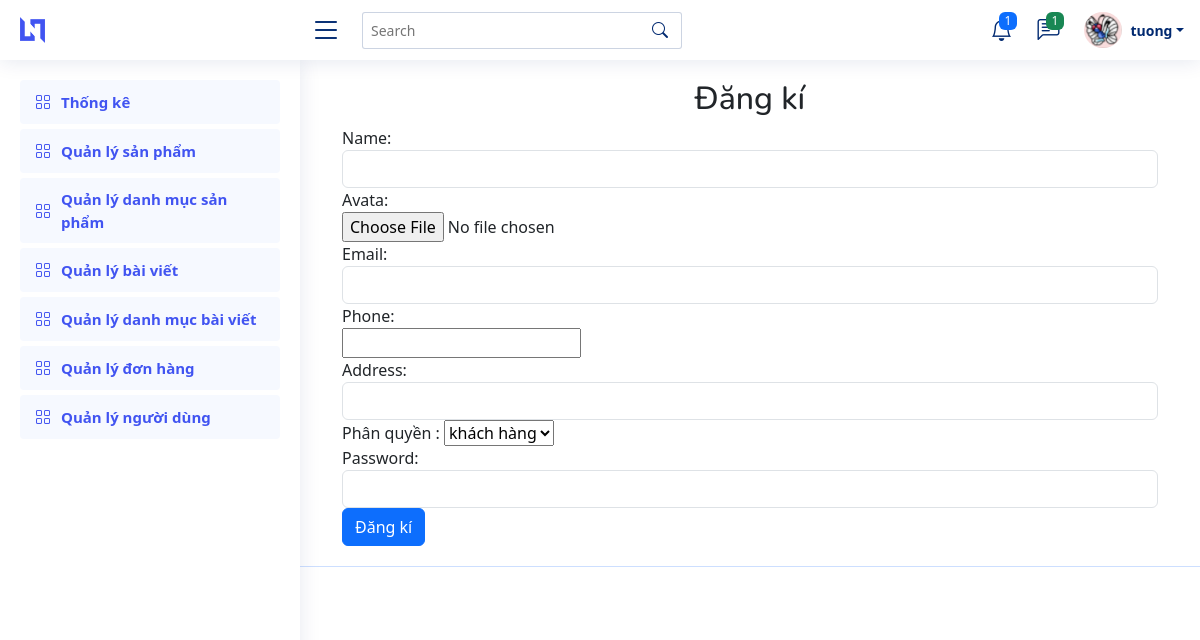
The app's page /Admin/index.php?quanly=nguoidung&action=trangthem (signed in) with its own data.
### tables this page shows
CREATE TABLE `nguoidung` (
  `id_nguoidung` int(200) NOT NULL,
  `tennguoidung` varchar(200) NOT NULL,
  `diachi` varchar(200) NOT NULL,
  `matkhau` varchar(200) NOT NULL,
  `sdt` int(20) NOT NULL,
  `email` varchar(200) NOT NULL,
  `ma_pq` int(11) NOT NULL,
  `hinhanh` varchar(300) NOT NULL
);

### Admin/Controllers/nd_controller.php (called while the page is built, shortened)
<?php
require_once("Model/nguoidung.php");
class Nd_controller{
    var $nd_model;
    public function __construct(){
      $this->nd_model=new Nguoidung();
    }
function trangthem(){
    $id=$_SESSION["id_nguoidung"];
    $data_pq=$this->nd_model->phanquyen();
    $data_nd=$this->nd_model->tt_nguoidung($id);
require_once("View/index.php");
}
}

### Admin/Model/connection.php (called while the page is built, shortened)
<?php
    class connection{
        function __construct()
        {
            $severname ="localhost";
            $username ="root";
            $password ="";
            $db_name ="web_mycay";
            $this->mysqli = new mysqli($severname,$username,$password,$db_name);
        }
    }
?>

### Admin/Model/model.php (called while the page is built, shortened)
<?php
require_once("connection.php");
class Model{
    var $mysqli;
     public function __construct(){
        $conn_model=new connection();
        $this->mysqli=$conn_model->mysqli;
     }
     function tt_nguoidung($id){
      $query= "SELECT * FROM nguoidung where id_nguoidung ='$id' limit 1";
     return $this->mysqli->query($query)->fetch_assoc();
  }
}

### Admin/Model/nguoidung.php (called while the page is built, shortened)
<?php
require_once("model.php");
class Nguoidung extends Model{
    function phanquyen(){
        $query="SELECT * FROM phanquyen";
        require("result.php");
     return $data;
    }
}

### Admin/Model/result.php (called while the page is built)
<?php
$result = $this->mysqli->query($query);
$data = array();
while ($row = $result->fetch_assoc()) {
    $data[] = $row;
}
?>

### Admin/View/nguoidung/them.php (the view)
<main id="main" class="main">
<div class="dangki">
    <form action="?quanly=nguoidung&action=them" method="post" enctype="multipart/form-data">
    <div class="container">
		<div class="panel panel-primary">
			<div class="panel-heading">
				<h2 class="text-center">Đăng kí</h2>
			</div>
			<div class="panel-body">
				<div class="form-group">
				  <label for="usr">Name:</label>
				  <input required="true" type="text" class="form-control" name="ten" id="usr">
				</div>
                <div class="form-group">
				  <label for="usr">Avata:</label><br>
                  <input type="file"  name="hinhanh">
				</div>
				<div class="form-group">
				  <label for="email">Email:</label>
				  <input required="true" type="email" class="form-control" name="email" id="email">
				</div>
                <div class="form-group">
				  <label for="phone">Phone:</label><br>
				  <input type="text" name="sdt"  required>
				</div>
                <div class="form-group">
				  <label for="address">Address:</label>
				  <input type="text" class="form-control"  name="diachi" id="address">
				</div>
                <div class="form-group">
				  <label for="">Phân quyền :</label>
                  <select name="phanquyen">
	    		<?php
	    		for ($i=0; $i < count($data_pq); $i++) {
	    		?>
	    		<option value="<?php echo $data_pq[$i]['id'] ?>"><?php echo $data_pq[$i]['tenphanquyen'] ?></option>
	    		<?php
	    		}
	    		?>
	    	</select>
				</div>
				<div class="form-group">
				  <label for="pwd">Password:</label>
				  <input required="true" type="password" class="form-control" name="matkhau" id="pwd">
				</div>
				<input type="submit" class="btn btn-primary" name="dangki" id="btn-dk" value="Đăng kí" required>
			</div>
		</div>
	</div>
    </form>
</div>
</main>

### Admin/View/menu.php (shortened to what this page needs)
<header id="header" class="header fixed-top d-flex align-items-center">
  <div class="d-flex align-items-center justify-content-between">
    <a href="index.html" class="logo d-flex align-items-center">
      <img src="assets/img/logo.png" alt="">
    </a>
    <i class="bi bi-list toggle-sidebar-btn"></i>
  </div>
  <div class="search-bar">
    <form class="search-form d-flex align-items-center" method="POST" action="#">
      <input type="text" name="query" placeholder="Search" title="Enter search keyword">
      <button type="submit" title="Search"><i class="bi bi-search"></i></button>
    </form>
  </div>
  <nav class="header-nav ms-auto">
    <ul class="d-flex align-items-center">
      <li class="nav-item dropdown">
        <a class="nav-link nav-icon" href="#" data-bs-toggle="dropdown">
          <i class="bi bi-bell"></i>
          <span class="badge bg-primary badge-number">1</span>
        </a>
      </li>
      <li class="nav-item dropdown">
        <a class="nav-link nav-icon" href="#" data-bs-toggle="dropdown">
          <i class="bi bi-chat-left-text"></i>
          <span class="badge bg-success badge-number">1</span>
        </a>
      </li>
      <li class="nav-item dropdown pe-3">
        <a class="nav-link nav-profile d-flex align-items-center pe-0" href="#" data-bs-toggle="dropdown">
          <img src="../Public/img/<?php echo $data_nd["hinhanh"] ?>" alt="Profile" class="rounded-circle">
          <span class="d-none d-md-block dropdown-toggle ps-2"><?php echo $data_nd["tennguoidung"] ?></span>
        </a>
      </li>
    </ul>
  </nav>
</header>
<aside id="sidebar" class="sidebar">
  <ul class="sidebar-nav" id="sidebar-nav">
    <li class="nav-item">
      <a class="nav-link " href="?">
        <i class="bi bi-grid"></i>
        <span>Thống kê    </span>
      </a>
    </li>
 <li class="nav-item">
      <a class="nav-link " href="?quanly=sanpham&action=lietke">
        <i class="bi bi-grid"></i>
        <span>Quản lý sản phẩm</span>
      </a>
    </li>
 <li class="nav-item">
      <a class="nav-link " href="?quanly=danhmuc_sp&action=lietke">
        <i class="bi bi-grid"></i>
        <span>Quản lý danh mục sản phẩm</span>
      </a>
    </li>
 <li class="nav-item">
      <a class="nav-link " href="?quanly=baiviet&action=lietke">
        <i class="bi bi-grid"></i>
        <span>Quản lý bài viết</span>
      </a>
    </li>
 <li class="nav-item">
      <a class="nav-link " href="?quanly=danhmuc_bv&action=lietke">
        <i class="bi bi-grid"></i>
        <span>Quản lý danh mục bài viết</span>
      </a>
    </li>
 <li class="nav-item">
      <a class="nav-link " href="?quanly=donhang&action=lietke">
        <i class="bi bi-grid"></i>
        <span>Quản lý đơn hàng</span>
      </a>
    </li>
 <li class="nav-item">
      <a class="nav-link " href="?quanly=nguoidung&action=lietke">
        <i class="bi bi-grid"></i>
        <span>Quản lý người dùng</span>
      </a>
    </li>
  </ul>
</aside>

### Admin/Public/css/style.css (style rules this page uses)
:root { scroll-behavior: smooth; }
body { font-family: "Open Sans", sans-serif; background: #f6f9ff; color: #444444; }
a { color: #4154f1; text-decoration: none; }
h1, h2, h3, h4, h5, h6 { font-family: "Nunito", sans-serif; }
#main { margin-top: 60px; padding: 20px 30px; transition: all 0.3s; }
.logo { line-height: 1; }
@media (min-width: 1200px) { .logo { width: 280px; } }
.logo img { max-height: 26px; margin-right: 6px; }
.header { transition: all 0.5s; z-index: 997; height: 60px; box-shadow: 0px 2px 20px rgba(1, 41, 112, 0.1); background-color: #fff; padding-left: 20px; }
.header .toggle-sidebar-btn { font-size: 32px; padding-left: 10px; cursor: pointer; color: #012970; }
.header .search-bar { min-width: 360px; padding: 0 20px; }
.header .search-form { width: 100%; }
.header .search-form input { border: 0; font-size: 14px; color: #012970; border: 1px solid rgba(1, 41, 112, 0.2); padding: 7px 38px 7px 8px; border-radius: 3px; transition: 0.3s; width: 100%; }
.header .search-form button { border: 0; padding: 0; margin-left: -30px; background: none; }
.header .search-form button i { color: #012970; }
.header-nav ul { list-style: none; }
.header-nav>ul { margin: 0; padding: 0; }
.header-nav .nav-icon { font-size: 22px; color: #012970; margin-right: 25px; position: relative; }
.header-nav .nav-profile { color: #012970; }
.header-nav .nav-profile img { max-height: 36px; }
.header-nav .nav-profile span { font-size: 14px; font-weight: 600; }
.header-nav .badge-number { position: absolute; inset: -2px -5px auto auto; font-weight: normal; font-size: 12px; padding: 3px 6px; }
.sidebar { position: fixed; top: 60px; left: 0; bottom: 0; width: 300px; z-index: 996; transition: all 0.3s; padding: 20px; overflow-y: auto; scrollbar-width: thin; scrollbar-color: #aab7cf transparent; box-shadow: 0px 0px 20px rgba(1, 41, 112, 0.1); background-color: #fff; }
@media (min-width: 1200px) { #main, #footer { margin-left: 300px; } }
.sidebar-nav { padding: 0; margin: 0; list-style: none; }
.sidebar-nav li { padding: 0; margin: 0; list-style: none; }
.sidebar-nav .nav-item { margin-bottom: 5px; }
.sidebar-nav .nav-link { display: flex; align-items: center; font-size: 15px; font-weight: 600; color: #4154f1; transition: 0.3; background: #f6f9ff; padding: 10px 15px; border-radius: 4px; }
.sidebar-nav .nav-link i { font-size: 16px; margin-right: 10px; color: #4154f1; }

### records on screen
nguoidung: hinhanh (picture), tennguoidung "tuong"

### other values on screen
form field phanquyen "khách hàng"
